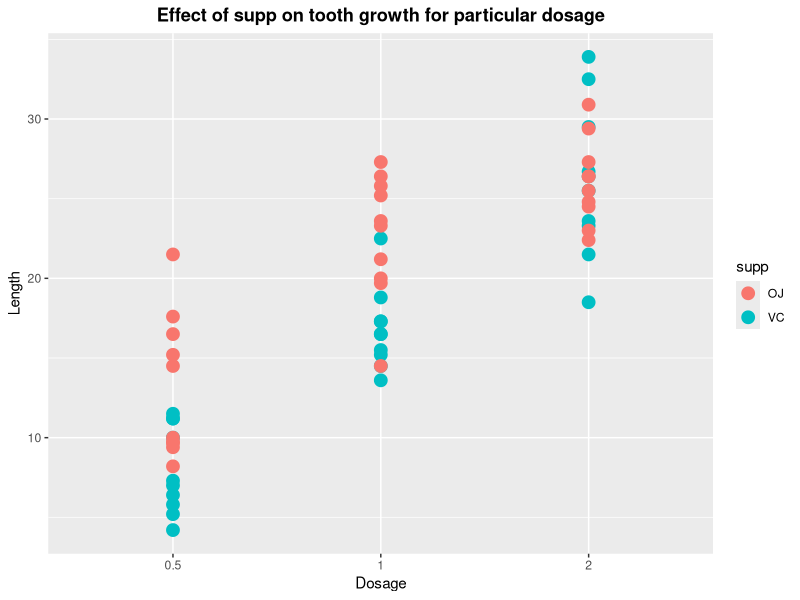
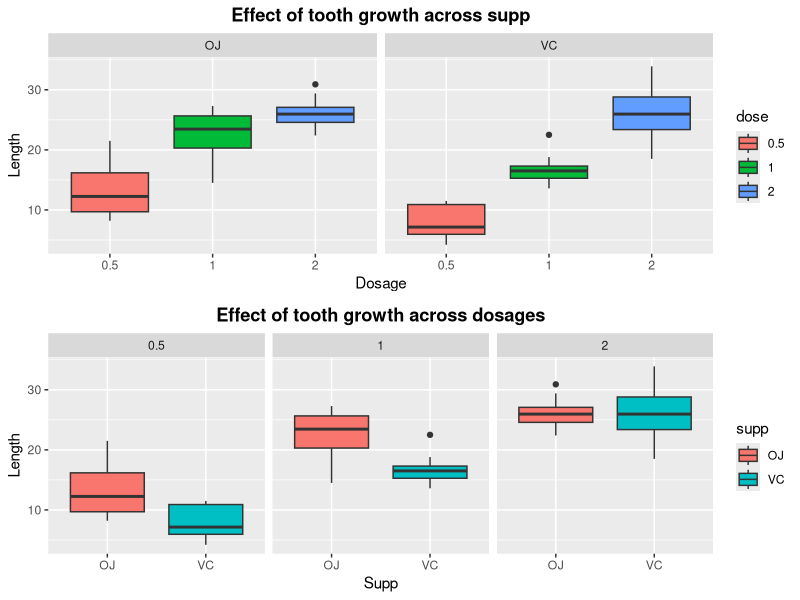
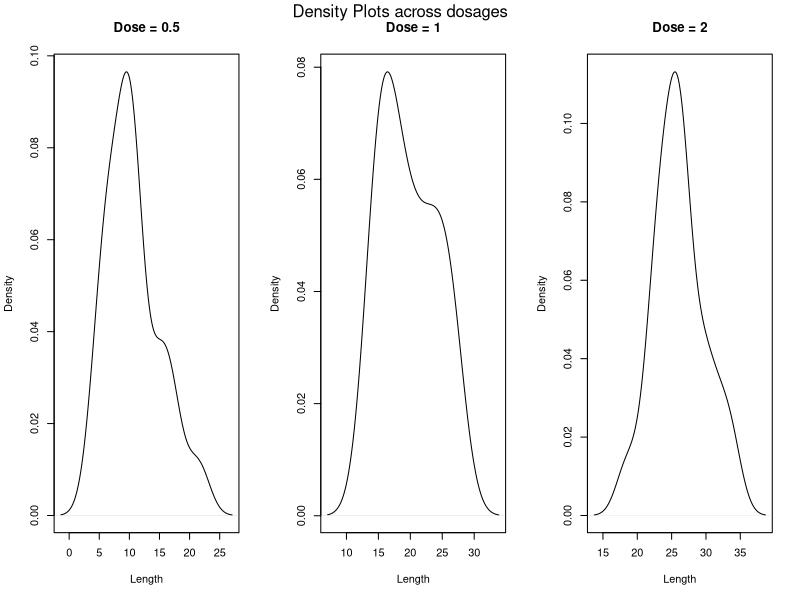
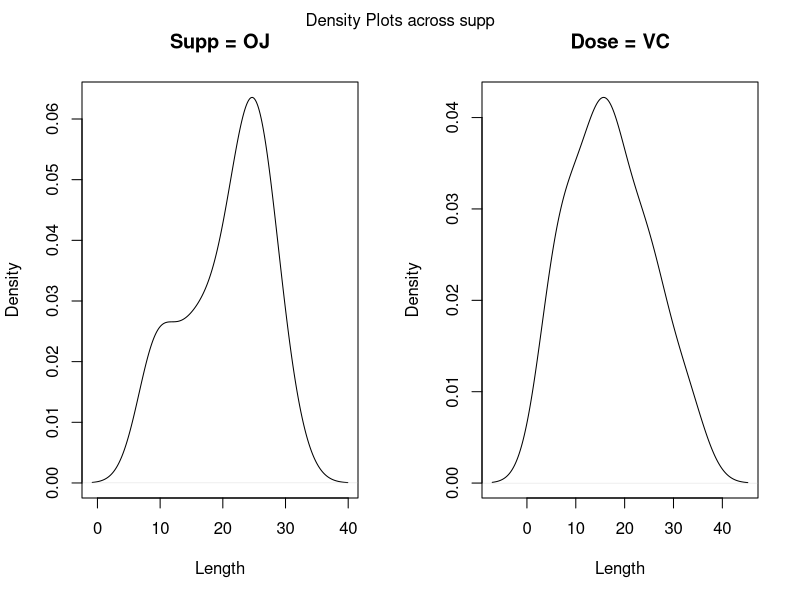

Source code (R) for these figures, in order:
## ---- chunk 1
setwd('~/Desktop/HW/Assignment_1/')
## ---- chunk 2
library(ggplot2)
library(plyr)
library(gridExtra)
library(datasets)
## ---- chunk 3
data(ToothGrowth)
str(ToothGrowth)

ToothGrowth <- ToothGrowth 
ToothGrowth$dose = as.factor(ToothGrowth$dose)

head(ToothGrowth)
## ---- chunk 4
explore_plot <- ggplot(ToothGrowth,aes(x = dose,y = len)) 
explore_plot <- explore_plot  + geom_point(data = ToothGrowth,aes(colour=supp),size=4) +
                          xlab('Dosage') + ylab('Length') +
                          labs(title = 'Effect of supp on tooth growth for particular dosage') +
                          theme(plot.title = element_text(face ='bold',hjust = 0.5))

## ---- chunk 5
explore_plot
## ---- chunk 6
separate_supp_plot <- ggplot(data=ToothGrowth, aes(x=dose,y=len,fill=dose)) 
separate_supp_plot <- separate_supp_plot + geom_boxplot() + facet_grid(.~supp) +
                                            xlab('Dosage') + ylab('Length') +
                                            labs(title = 'Effect of tooth growth across supp') +
                                            theme(plot.title = element_text(face ='bold',hjust = 0.5))
  
  
separate_dose_plot <- ggplot(data=ToothGrowth, aes(x=supp,y=len,fill=supp)) 
separate_dose_plot <- separate_dose_plot + geom_boxplot() + facet_grid(.~dose) +
                                            xlab('Supp') + ylab('Length') +
                                            labs(title = 'Effect of tooth growth across dosages') +
                                            theme(plot.title = element_text(face ='bold',hjust = 0.5))

## ---- chunk 7
grid.arrange(separate_supp_plot,separate_dose_plot,nrow=2)
## ---- chunk 8
summary(ToothGrowth[which(ToothGrowth$supp == 'OJ'), ])
## ---- chunk 9
summary(ToothGrowth[which(ToothGrowth$supp == 'VC'), ])
## ---- chunk 10
ddply(ToothGrowth, .(supp,dose), summarise, variance=var(len))
## ---- chunk 11
dosage_group <- split(x = ToothGrowth,f = ToothGrowth$dose , drop = FALSE)

par(mfrow=c(1,3))
plot(density(dosage_group[[1]]$len),xlab = 'Length',main = 'Dose = 0.5')
plot(density(dosage_group[[2]]$len),xlab = 'Length',main = 'Dose = 1')
plot(density(dosage_group[[3]]$len),xlab = 'Length',main = 'Dose = 2')
mtext("Density Plots across dosages", side=3, outer=TRUE, line=-1.5)
## ---- chunk 12
dose_05_1 <- t.test(dosage_group[[1]]['len'], dosage_group[[2]]['len'], alternative = "less", paired = FALSE, var.equal = FALSE, conf.level = 0.95)
dose_05_1

dose_1_2 <- t.test(dosage_group[[2]]['len'],dosage_group[[3]]['len'], alternative = "less", paired = FALSE, var.equal = FALSE, conf.level = 0.95)
dose_1_2

cat('p-values across both the tests are ',dose_05_1$p.value,'and',dose_1_2$p.value,'respectively')
## ---- chunk 13
supp_group <- split(x = ToothGrowth,f = ToothGrowth$supp , drop = FALSE)

par(mfrow=c(1,2))
plot(density(supp_group[[1]]$len),xlab = 'Length',main = 'Supp = OJ')
plot(density(supp_group[[2]]$len),xlab = 'Length',main = 'Dose = VC')
mtext("Density Plots across supp", side=3, outer=TRUE, line=-1.5)
## ---- chunk 14
supp_OJ_VC <- t.test(supp_group[[1]]['len'],supp_group[[2]]['len'], alternative = "greater", paired = FALSE, var.equal = FALSE, conf.level =0.95)
supp_OJ_VC 

cat('p-values in of the test is',supp_OJ_VC$p.value)
## ---- chunk 15
supp_dose_group <- split(x = ToothGrowth,f = list(ToothGrowth$supp,ToothGrowth$dose) , drop = FALSE)

p_val_list <- NULL
for(i in seq(from = 1,length(supp_dose_group),by=2)){
  p_val <- t.test(supp_dose_group[[i]]['len'],supp_dose_group[[i+1]]['len'],paired = FALSE, var.equal = FALSE, conf.level =0.95)
  p_val_list <- c(p_val_list,p_val$p.value)
}

cat('p-value for dose = 0.5 is',p_val_list[[1]])
cat('p-value for dose = 1 is',p_val_list[[2]])
cat('p-value for dose = 2 is',p_val_list[[3]])
